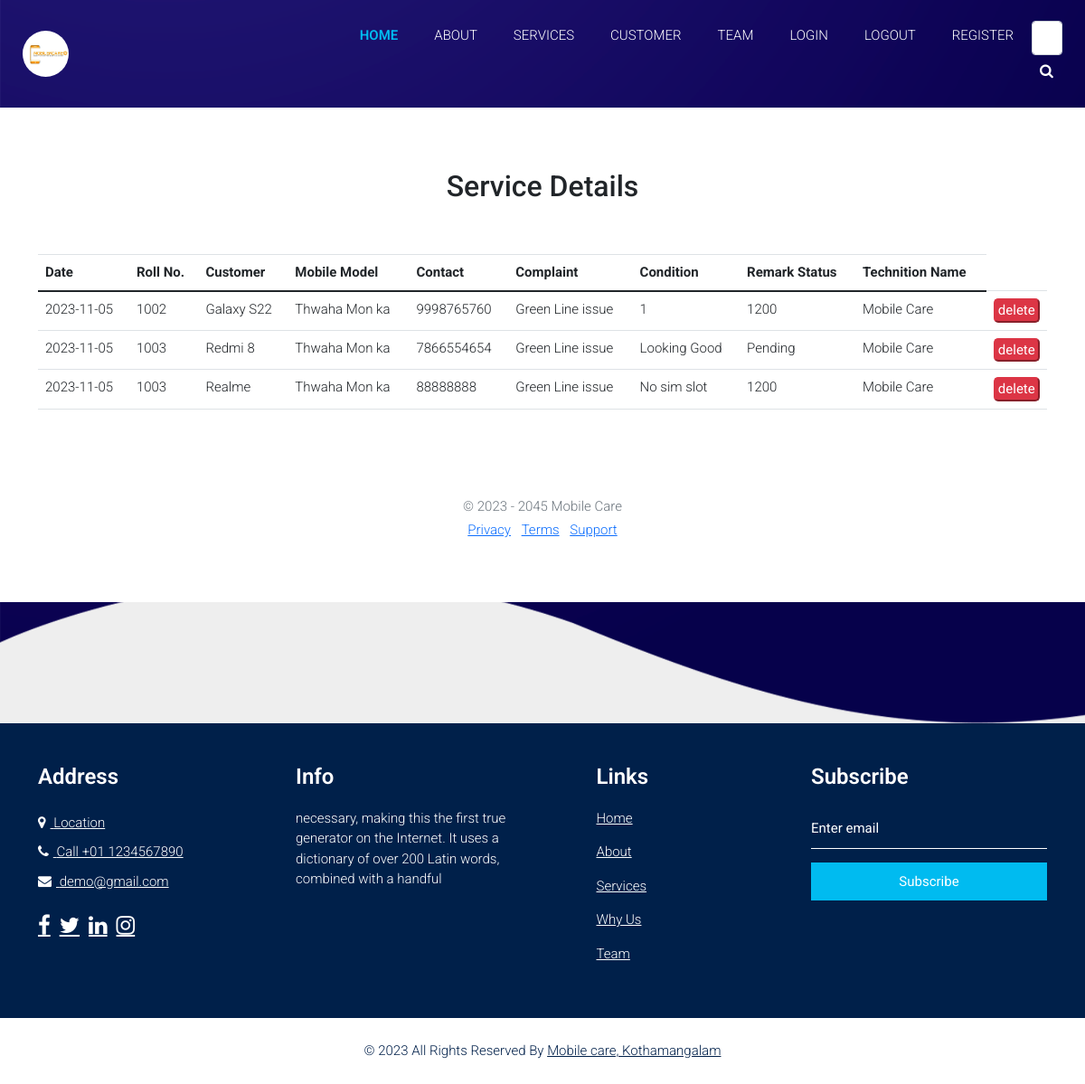
Screenshot of /service (signed in) with the database file from the repository.
### myapp/models.py (models this page shows, shortened)
class details(models.Model):
    date_time = models.CharField(max_length=30)
    roll_number=models.CharField(max_length=255)
    mobile_model=models.CharField(max_length=100)
    customer_name=models.CharField(max_length=100)
    mobile_number=models.CharField(max_length=13)
    complaint=models.TextField()
    condition = models.CharField(max_length=255)
    remark_status = models.CharField(max_length=100)
    technition = models.CharField(max_length=100)

### myapp/views.py (the view)
# urls.py: path('service', views.service),
def service(request):
    if 'id' in request.session:
        context = {
            'data':details.objects.all()
        }
        return render(request,'service.html',context)
    else:
        return HttpResponse("<script>window.alert('Please login!')</script>")

### template/service.html (shortened to what this page needs)
{% extends 'base.html' %}
{% load static %}
{% block content %}
<link href="https://cdn.jsdelivr.net/npm/bootstrap@5.1.0/dist/css/bootstrap.min.css" rel="stylesheet">
    <link rel="stylesheet" href={% static 'css/add.css' %}>
</head>
<body>
<main>
    <div class="container">
<div class="py-5 text-center">
    <h2>Service Details</h2></div>
    {% if data %}
<table class="table">
    <thead>
    <tr>
        <th scope="col">Date</th>
        <th scope="col">Roll No.</th>
        <th scope="col">Customer</th>
        <th scope="col">Mobile Model</th>
        <th scope="col">Contact</th>
        <th scope="col">Complaint</th>
        <th scope="col">Condition</th>
        <th scope="col">Remark Status</th>
        <th scope="col">Technition Name</th>
    </tr>
    </thead>
    <tbody>
        {% for i in data %}
    <tr>
        <td>{{i.date_time}} </td>
        <td>{{i.roll_number}} </td>
        <td>{{i.mobile_model}} </td>
        <td>{{i.customer_name}} </td>
        <td>{{i.mobile_number}} </td>
        <td>{{i.complaint}} </td>
        <td>{{i.condition}} </td>
        <td>{{i.remark_status}} </td>
        <td>{{i.technition}} </td>
        <td><a href="{% url 'delete_service' i.pk %}">
            <input type="submit" class="btn-danger" style="width: 100%;border-radius: 5px;" value="delete"></td>
        </a></tr>
    {% endfor %}
    </tbody>
</table>
{% else %}
    <center><h6 style="color:grey;">No data found!</h6></center>
{% endif %}
</body>  </div>
<footer class="my-5 pt-5 text-muted text-center text-small">
    <p class="mb-1">&copy; 2023 - 2045 Mobile Care</p>
    <ul class="list-inline">
    <li class="list-inline-item"><a href="#">Privacy</a></li>
    <li class="list-inline-item"><a href="#">Terms</a></li>
    <li class="list-inline-item"><a href="#">Support</a></li>
    </ul>
</footer>
{% endblock %}

### template/base.html (shortened to what this page needs)
<!DOCTYPE html>
<html>
  {% load static %}
<head>
  <link rel="stylesheet" type="text/css" href={% static 'css/bootstrap.css' %} />
  <link rel="stylesheet" type="text/css" href="https://cdnjs.cloudflare.com/ajax/libs/OwlCarousel2/2.3.4/assets/owl.carousel.min.css" />
  <link href={% static 'css/font-awesome.min.css' %} rel="stylesheet" />
  <link href={% static 'css/style.css' %} rel="stylesheet" />
  <link href={% static 'css/responsive.css' %} rel="stylesheet" />
</head>
<body>
  <div class="hero_area">
    <div class="hero_bg_box">
      <div class="bg_img_box">
      </div>
    </div>
    <header class="header_section">
      <div class="container-fluid">
        <nav class="navbar navbar-expand-lg custom_nav-container ">
          <a class="navbar-brand" href="/">
            <span>
              <img src={% static 'images/logo.jpg' %} alt="" style="width: 15%;border-radius: 100%;">
            </span>
          </a>
          <div class="collapse navbar-collapse" id="navbarSupportedContent">
            <ul class="navbar-nav  ">
              <li class="nav-item active">
                <a class="nav-link" href="/">Home <span class="sr-only">(current)</span></a>
              </li>
              <li class="nav-item">
                <a class="nav-link" href="#"> About</a>
              </li>
              <li class="nav-item">
                <a class="nav-link" href="../service">Services</a>
              </li>
              <li class="nav-item">
                <a class="nav-link" href="../add_customer">Customer</a>
              </li>
              <li class="nav-item">
                <a class="nav-link" href="#">Team</a>
              </li>
              <li class="nav-item">
                <a class="nav-link" href="../loginn">Login</a>
              </li>
              <li class="nav-item">
                <a class="nav-link" href="../logout_data">Logout</a>
              </li>
              <li class="nav-item">
                <a class="nav-link" href="../registration"> Register</a>
              </li>
              <form class="form-inline" action="../search_deatails" method="post">
                <div class="input-group rounded">
                    <input type="search" class="form-control rounded" name="search" placeholder="Search" aria-label="Search" aria-describedby="search-addon" required/>
                <button class="btn  my-2 my-sm-0 nav_search-btn" type="submit">
                    <i class="fa fa-search" aria-hidden="true"></i>
                  </div>
              </form>
            </ul>
          </div>
        </nav>
      </div>
    </header>
    {% block content %} {% endblock %}
  <section class="info_section layout_padding2">
    <div class="container">
      <div class="row">
        <div class="col-md-6 col-lg-3 info_col">
          <div class="info_contact">
            <h4>
              Address
            </h4>
            <div class="contact_link_box">
              <a href="">
                <i class="fa fa-map-marker" aria-hidden="true"></i>
                <span>
                  Location
                </span>
              </a>
              <a href="">
                <i class="fa fa-phone" aria-hidden="true"></i>
                <span>
                  Call +01 1234567890
                </span>
              </a>
              <a href="">
                <i class="fa fa-envelope" aria-hidden="true"></i>
                <span>
                  demo@gmail.com
                </span>
              </a>
            </div>
          </div>
          <div class="info_social">
            <a href="">
              <i class="fa fa-facebook" aria-hidden="true"></i>
            </a>
            <a href="">
              <i class="fa fa-twitter" aria-hidden="true"></i>
            </a>
            <a href="">
              <i class="fa fa-linkedin" aria-hidden="true"></i>
            </a>
            <a href="">
              <i class="fa fa-instagram" aria-hidden="true"></i>
            </a>
          </div>
        </div>
        <div class="col-md-6 col-lg-3 info_col">
          <div class="info_detail">
            <h4>
              Info
            </h4>
            <p>
              necessary, making this the first true generator on the Internet. It uses a dictionary of over 200 Latin words, combined with a handful
            </p>
          </div>
        </div>
        <div class="col-md-6 col-lg-2 mx-auto info_col">
          <div class="info_link_box">
            <h4>
              Links
            </h4>
            <div class="info_links">
              <a class="active" href="index.html">
                Home
              </a>
              <a class="" href="about.html">
                About
              </a>
              <a class="" href="service.html">
                Services
              </a>
              <a class="" href="why.html">
                Why Us
              </a>
              <a class="" href="team.html">
                Team
              </a>
            </div>
          </div>
        </div>
        <div class="col-md-6 col-lg-3 info_col ">
          <h4>
            Subscribe
          </h4>
          <form action="#">
            <input type="text" placeholder="Enter email" />
            <button type="submit">
              Subscribe
            </button>
          </form>
        </div>
      </div>
    </div>
  </section>
  <section class="footer_section">
    <div class="container">
      <p>
        &copy; <span id="displayYear"></span> All Rights Reserved By
        <a href="#">Mobile care, Kothamangalam</a>
      </p>
    </div>
  </section>
</body>
</html>

### static/css/style.css (style rules this page uses)
body { font-family: "Open Sans", sans-serif; color: #0c0c0c; background-color: #ffffff; overflow-x: hidden; }
.layout_padding2 { padding: 75px 0; }
a, a:hover, a:focus { text-decoration: none; }
.btn, .btn:focus { outline: none !important; -webkit-box-shadow: none; box-shadow: none; }
.hero_area { position: relative; min-height: 100vh; display: -webkit-box; display: -ms-flexbox; display: flex; -webkit-box-orient: vertical; -webkit-box-direction: normal; -ms-flex-direction: column; flex-direction: column; }
.hero_area .hero_bg_box { position: absolute; top: 0; left: 0; width: 100%; height: 100%; display: -webkit-box; display: -ms-flexbox; display: flex; -webkit-box-pack: center; -ms-flex-pack: center; justify-content: center; -webkit-box-align: end; -ms-flex-align: end; align-items: flex-end; overflow: hidden; z-index: -1; }
.hero_area .hero_bg_box .bg_img_box { min-width: 100%; min-height: 100%; }
.header_section { padding: 15px 0; }
.header_section .container-fluid { padding-right: 25px; padding-left: 25px; }
.navbar-brand span { font-weight: bold; font-size: 24px; color: #ffffff; }
.custom_nav-container { padding: 0; }
.custom_nav-container .navbar-nav { margin-left: auto; }
.custom_nav-container .navbar-nav .nav-item .nav-link { padding: 5px 20px; color: #ffffff; text-align: center; text-transform: uppercase; border-radius: 5px; -webkit-transition: all 0.3s; transition: all 0.3s; }
.custom_nav-container .navbar-nav .nav-item:hover .nav-link, .custom_nav-container .navbar-nav .nav-item.active .nav-link { color: #00bbf0; }
.custom_nav-container .navbar-nav .nav-item.active .nav-link { font-weight: 600; }
.custom_nav-container .nav_search-btn { width: 35px; height: 35px; padding: 0; border: none; color: #ffffff; }
.info_section { background-color: #00204a; color: #ffffff; padding: 45px 0 15px 0; }
.info_section h4 { font-weight: 600; margin-bottom: 20px; }
.info_section .info_col { margin-bottom: 30px; }
.info_section .info_contact .contact_link_box { display: -webkit-box; display: -ms-flexbox; display: flex; -webkit-box-orient: vertical; -webkit-box-direction: normal; -ms-flex-direction: column; flex-direction: column; }
.info_section .info_contact .contact_link_box a { margin: 5px 0; color: #ffffff; }
.info_section .info_contact .contact_link_box a i { margin-right: 5px; }
.info_section .info_social { display: -webkit-box; display: -ms-flexbox; display: flex; margin-top: 20px; margin-bottom: 10px; }
.info_section .info_social a { display: -webkit-box; display: -ms-flexbox; display: flex; -webkit-box-pack: center; -ms-flex-pack: center; justify-content: center; -webkit-box-align: center; -ms-flex-align: center; align-items: center; color: #ffffff; border-radius: 100%; margin-right: 10px; font-size: 24px; }
.info_section .info_links { display: -webkit-box; display: -ms-flexbox; display: flex; -webkit-box-orient: vertical; -webkit-box-direction: normal; -ms-flex-direction: column; flex-direction: column; -ms-flex-wrap: wrap; flex-wrap: wrap; }
.info_section .info_links a { display: -webkit-box; display: -ms-flexbox; display: flex; -webkit-box-align: center; -ms-flex-align: center; align-items: center; margin-bottom: 15px; color: #ffffff; }
.info_section form input { border: none; border-bottom: 1px solid #ffffff; background-color: transparent; width: 100%; height: 45px; color: #ffffff; outline: none; }
.info_section form input::placeholder { color: #ffffff; }
.info_section form button { width: 100%; text-align: center; display: inline-block; padding: 10px 55px; background-color: #00bbf0; color: #ffffff; border-radius: 0; -webkit-transition: all 0.3s; transition: all 0.3s; border: none; margin-top: 15px; }
.footer_section { position: relative; background-color: #ffffff; text-align: center; }
.footer_section p { color: #00204a; padding: 25px 0; margin: 0; }
.footer_section p a { color: inherit; }

### static/css/responsive.css (style rules this page uses)
@media (min-width: 1200px) { .container { max-width: 1170px; } }

### static/css/add.css (style rules this page uses)
* { margin: 0; padding: 0; }
body { font-family: 'Roboto', sans-serif; font-style: normal; font-weight: 300; font-smoothing: antialiased; -webkit-font-smoothing: antialiased; -moz-osx-font-smoothing: grayscale; font-size: 15px; background: #eee; }
.btn:before { font-family: FontAwesome; font-weight: normal; margin-right: 10px; }
main { background: #fff; padding: 20px; }

### rows the page displays
details: date_time "2023-11-05", roll_number "1002", mobile_model "Galaxy S22", customer_name "Thwaha Mon ka", mobile_number "9998765760", complaint "Green Line issue", condition "1", remark_status "1200", technition "Mobile Care"
details: date_time "2023-11-05", roll_number "1003", mobile_model "Redmi 8", customer_name "Thwaha Mon ka", mobile_number "7866554654", complaint "Green Line issue", condition "Looking Good", remark_status "Pending", technition "Mobile Care"
details: date_time "2023-11-05", roll_number "1003", mobile_model "Realme", customer_name "Thwaha Mon ka", mobile_number "88888888", complaint "Green Line issue", condition "No sim slot", remark_status "1200", technition "Mobile Care"
